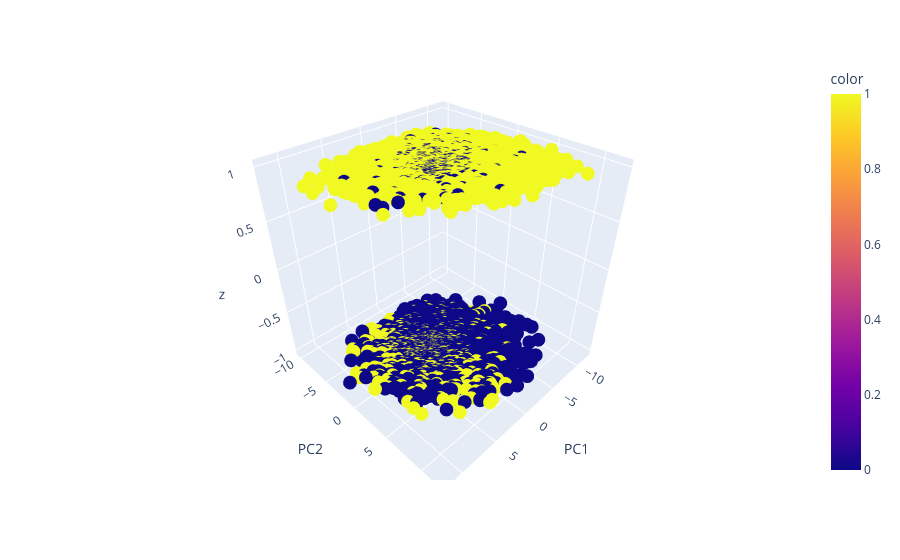

This figure's notebook cell:
### Code cell
X = df.iloc[:, :-1]

pca = PCA(n_components=2)

components = pca.fit_transform(X)

new_axis = phase2_data["y"].T.copy()
new_axis[new_axis == 0] = -1

df_components = pd.DataFrame(components, columns=["PC1", "PC2"])
df_new_axis = pd.DataFrame( new_axis, columns=["z"])

df_kernel = pd.concat([df_components, df_new_axis], axis=1, join="inner")

one_count = np.sum(df_kernel["z"] == 1)
print("one_count", one_count)
zero_count = np.sum(df_kernel["z"] == -1)
print("zero_count", zero_count)

fig = px.scatter_3d(df_kernel, x="PC1", y="PC2", z="z", color=df['y'])
fig.show()
fig.write_html("../assets/p2_pca_3d.html")

### Figure 1 — Plotly figure (JSON) as saved in the notebook; plotly's stock layout.template omitted (floating-point values rounded to 4 significant figures; data arrays with more than 128 entries replaced by an {"elided": "..."} marker saying what was removed)
{"data": [{"hovertemplate": "PC1=%{x}<br>PC2=%{y}<br>z=%{z}<br>color=%{marker.color}<extra></extra>", "legendgroup": "", "marker": {"color": {"elided": "8440 float values"}, "coloraxis": "coloraxis", "symbol": "circle"}, "mode": "markers", "name": "", "scene": "scene", "showlegend": false, "type": "scatter3d", "x": {"elided": "8440 float values"}, "y": {"elided": "8440 float values"}, "z": {"elided": "8440 float values"}}], "layout": {"coloraxis": {"colorbar": {"title": {"text": "color"}}, "colorscale": [[0, "#0d0887"], [0.1111, "#46039f"], [0.2222, "#7201a8"], [0.3333, "#9c179e"], [0.4444, "#bd3786"], [0.5556, "#d8576b"], [0.6667, "#ed7953"], [0.7778, "#fb9f3a"], [0.8889, "#fdca26"], [1, "#f0f921"]]}, "legend": {"tracegroupgap": 0}, "margin": {"t": 60}, "scene": {"domain": {"x": [0, 1], "y": [0, 1]}, "xaxis": {"title": {"text": "PC1"}}, "yaxis": {"title": {"text": "PC2"}}, "zaxis": {"title": {"text": "z"}}}}}
